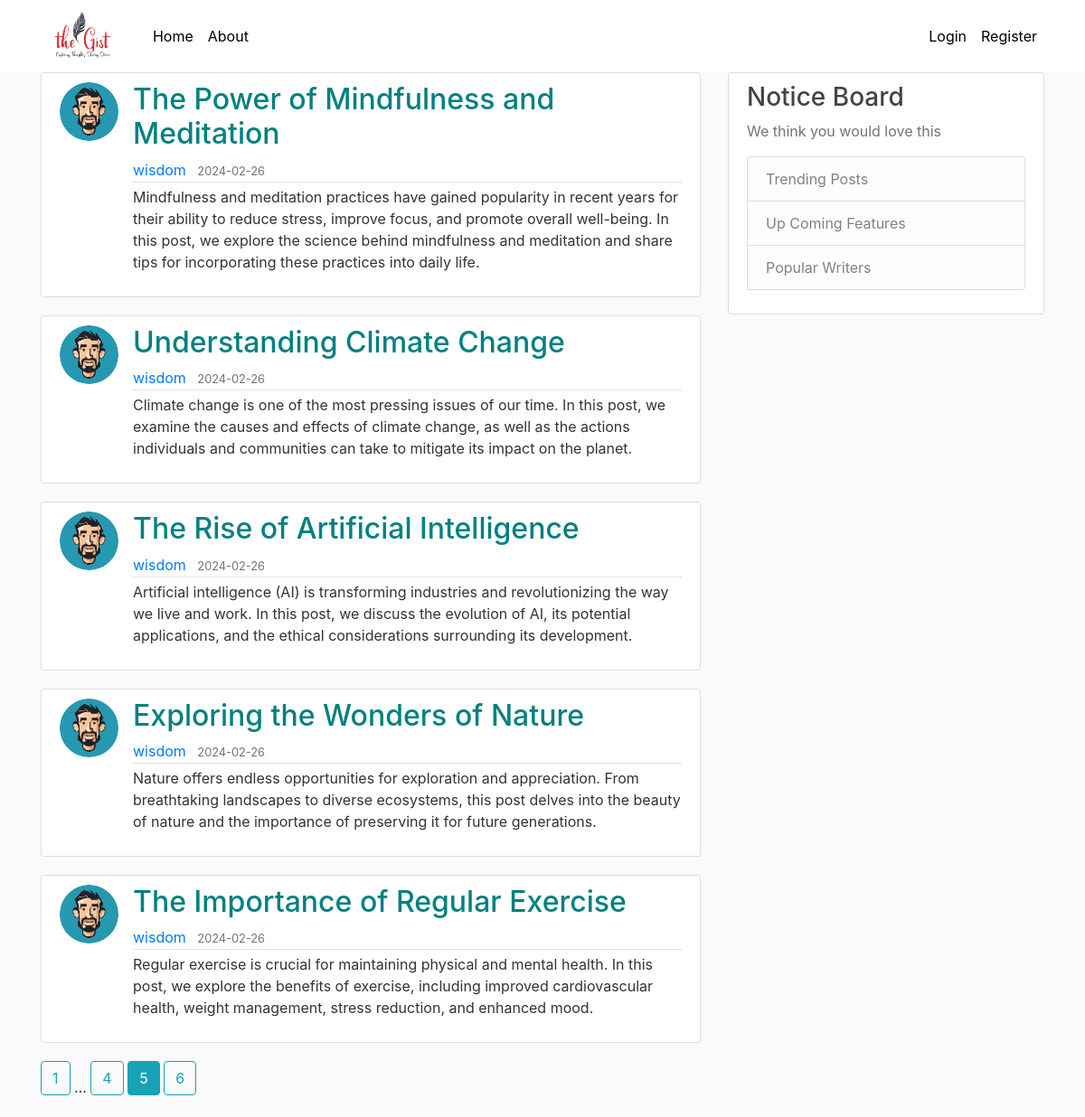
/home?page=5, run on the app's committed database.
### flaskblog/models.py (models this page shows, shortened)
class Post(db.Model):
    id = db.Column(db.Integer, primary_key=True)
    title = db.Column(db.String(100), nullable=False)
    date_posted = db.Column(db.DateTime, nullable=False, default=datetime.utcnow)
    content = db.Column(db.Text, nullable=False)
    user_id = db.Column(db.Integer, db.ForeignKey('user.id'), nullable='False')

class User(db.Model, UserMixin):
    id = db.Column(db.Integer, primary_key=True)
    username = db.Column(db.String(20), unique=True, nullable=False)
    email = db.Column(db.String(120), unique=True, nullable=False)
    image_file = db.Column(db.String(20), nullable=False, default='default.jpg')
    password = db.Column(db.String(60), nullable=False)
    posts = db.relationship('Post', backref='author', lazy=True)

### flaskblog/main/routes.py (the view)
@main.route("/")
@main.route("/home")
def home():
    page = request.args.get('page', 1, type=int)
    posts = Post.query.order_by(Post.date_posted.desc()).paginate(page=page, per_page=5)
    return render_template('home.html', posts=posts)

### flaskblog/templates/home.html
{% extends "layout.html" %}
{% block content %}
    {% for post in posts.items %}
        <article class="media content-section">
          <img class="rounded-circle article-img" src="{{ url_for('static', filename='profile_pics/' + post.author.image_file) }}">
          <div class="media-body">
            <h2><a class="article-title" href="{{ url_for('posts.post', post_id=post.id) }}">{{ post.title }}</a></h2>
            <div class="article-metadata">
              <a class="mr-2" href="{{ url_for('users.user_posts', username=post.author.username) }}">{{ post.author.username }}</a>
              <small class="text-muted">{{ post.date_posted.strftime('%Y-%m-%d') }}</small>
            </div>
            <p class="article-content">{{ post.content }}</p>
          </div>
        </article>
    {% endfor %}
    {% for page_num in posts.iter_pages(left_edge=1, right_edge=1, left_current=1, right_current=2) %}
      {% if page_num %}
        {% if posts.page == page_num %}
          <a class="btn btn-info mb-4" href="{{ url_for('main.home', page=page_num) }}">{{ page_num }}</a>
        {% else %}
          <a class="btn btn-outline-info mb-4" href="{{ url_for('main.home', page=page_num) }}">{{ page_num }}</a>
        {% endif %}
      {% else %}
        ...
      {% endif %}
    {% endfor %}
{% endblock content %}

### flaskblog/static/main.css (style rules this page uses)
body { background: #fafafa; color: #333333; margin-top: 5rem; }
h1, h2, h3, h4, h5, h6 { color: #444444; }
.content-section { background: #ffffff; padding: 10px 20px; border: 1px solid #dddddd; border-radius: 3px; margin-bottom: 20px; }
.article-title { color: #008080; }
.article-content { white-space: pre-line; }
.article-img { height: 65px; width: 65px; margin-right: 16px; }
.article-metadata { padding-bottom: 1px; margin-bottom: 4px; border-bottom: 1px solid #e3e3e3; }

### data on the page
Post: image_file (picture), title "The Power of Mindfulness and Meditation", author.username "wisdom", date_posted "2024-02-26", content "Mindfulness and meditation practices have gained popularity in recent years for their ability to reduce stress, improve focus, and promote overall well-being. In this post, we explore the science behind mindfulness and meditation and share tips for incorporating these practices into daily life."
Post: image_file (picture), title "Understanding Climate Change", author.username "wisdom", date_posted "2024-02-26", content "Climate change is one of the most pressing issues of our time. In this post, we examine the causes and effects of climate change, as well as the actions individuals and communities can take to mitigate its impact on the planet."
Post: image_file (picture), title "The Rise of Artificial Intelligence", author.username "wisdom", date_posted "2024-02-26", content "Artificial intelligence (AI) is transforming industries and revolutionizing the way we live and work. In this post, we discuss the evolution of AI, its potential applications, and the ethical considerations surrounding its development."
Post: image_file (picture), title "Exploring the Wonders of Nature", author.username "wisdom", date_posted "2024-02-26", content "Nature offers endless opportunities for exploration and appreciation. From breathtaking landscapes to diverse ecosystems, this post delves into the beauty of nature and the importance of preserving it for future generations."
Post: image_file (picture), title "The Importance of Regular Exercise", author.username "wisdom", date_posted "2024-02-26", content "Regular exercise is crucial for maintaining physical and mental health. In this post, we explore the benefits of exercise, including improved cardiovascular health, weight management, stress reduction, and enhanced mood."

### other printed values
{{ page_num }} "1" "4" "6"
{{ page_num }} "5"
